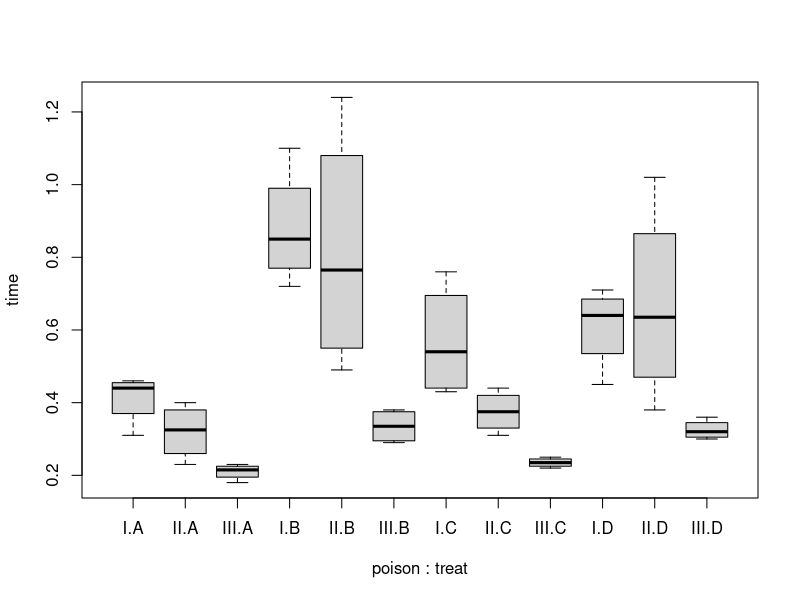
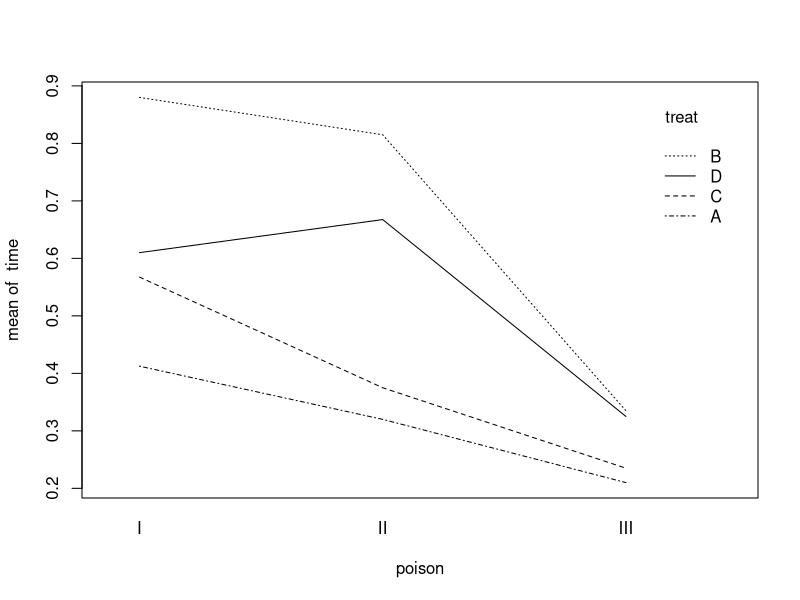
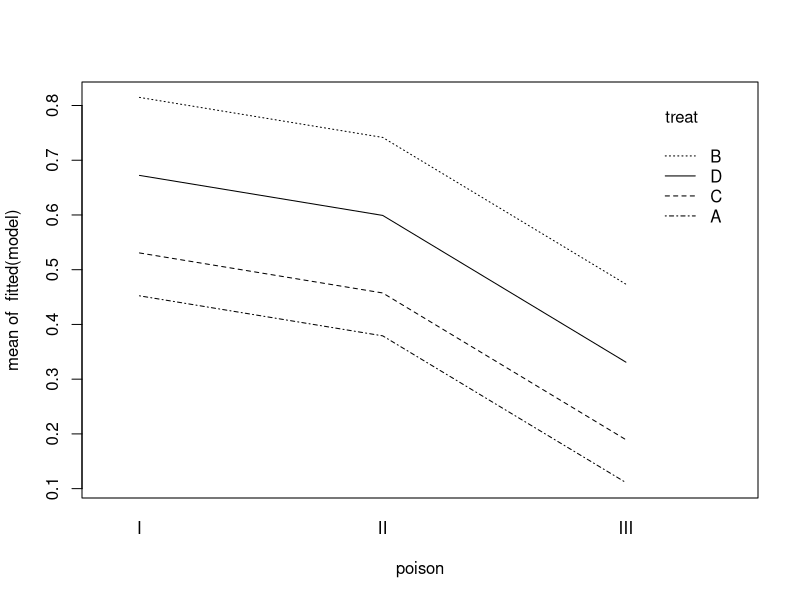

Reproduce these figures in R, in order. (Note: this script raises an error after producing the figures.)
### Question 1

rats<-read.table("ratstime.txt", sep="\t", dec=".", header=TRUE)
attach(rats)

boxplot(time~poison+treat)
interaction.plot(poison,treat, time)


### a)

model<-lm(time~poison+treat, data=rats)
summary(model)

interaction.plot(poison,treat,fitted(model))

newdata<-expand.grid(poison=levels(poison),treat=levels(treat))
Xc<-model.matrix(~poison+treat, data=newdata)
betahat<-coef(model)

xAmean<-(Xc[1,]+Xc[2,]+Xc[3,])/3
xBmean<-(Xc[4,]+Xc[5,]+Xc[6,])/3
xCmean<-(Xc[7,]+Xc[8,]+Xc[9,])/3
xDmean<-(Xc[10,]+Xc[11,]+Xc[12,])/3

xAmean%*%betahat
xBmean%*%betahat
xCmean%*%betahat
xDmean%*%betahat


kAB<-xAmean-xBmean
K<-cbind(kAB)
q<-1
Wald.AB<-(t(t(K)%*%betahat)%*%solve(t(K)%*%vcov(model)%*%K)%*%t(K)%*%betahat)/q
Wald.AB
p.AB<-pf(Wald.AB, 1, summary(model)$df[2], lower.tail = FALSE)
p.AB


kAC<-xAmean-xCmean
K<-cbind(kAC)
q<-1
Wald.AC<-(t(t(K)%*%betahat)%*%solve(t(K)%*%vcov(model)%*%K)%*%t(K)%*%betahat)/q
Wald.AC
p.AC<-pf(Wald.AC, 1, summary(model)$df[2], lower.tail = FALSE)
p.AC

kAD<-xAmean-xDmean
K<-cbind(kAD)
q<-1
Wald.AD<-(t(t(K)%*%betahat)%*%solve(t(K)%*%vcov(model)%*%K)%*%t(K)%*%betahat)/q
Wald.AD
p.AD<-pf(Wald.AD, 1, summary(model)$df[2], lower.tail = FALSE)
p.AD

kBC<-xBmean-xCmean
K<-cbind(kBC)
q<-1
Wald.BC<-(t(t(K)%*%betahat)%*%solve(t(K)%*%vcov(model)%*%K)%*%t(K)%*%betahat)/q
Wald.BC
p.BC<-pf(Wald.BC, 1, summary(model)$df[2], lower.tail = FALSE)
p.BC

kBD<-xBmean-xDmean
K<-cbind(kBD)
q<-1
Wald.BD<-(t(t(K)%*%betahat)%*%solve(t(K)%*%vcov(model)%*%K)%*%t(K)%*%betahat)/q
Wald.BD
p.BD<-pf(Wald.BD, 1, summary(model)$df[2], lower.tail = FALSE)
p.BD

kCD<-xCmean-xDmean
K<-cbind(kCD)
q<-1
Wald.CD<-(t(t(K)%*%betahat)%*%solve(t(K)%*%vcov(model)%*%K)%*%t(K)%*%betahat)/q
Wald.CD
p.CD<-pf(Wald.CD, 1, summary(model)$df[2], lower.tail = FALSE)
p.CD

Wald<-c(Wald.AB,Wald.AC,Wald.AD,Wald.BC,Wald.BD,Wald.CD)
p.value<-c(p.AB,p.AC,p.AD,p.BC,p.BD,p.CD)

Wald
p.value

#

library(multcomp)
K<-cbind(kAB,kAC,kAD,kBC,kBD,kCD)
meanpairwise<-glht(model, linfct=t(K))
summary(meanpairwise)
summary(meanpairwise)$test$tstat^2
Wald


### b)

# predictive hypothesis testing

X<-model.matrix(model)
sigma2<-sigma(model)^2
kt<-t(kAB)
pred<-kt%*%betahat
T.AB<-pred/sqrt(sigma2*(2+(kt)%*%solve(t(X)%*%X)%*%t(kt)))   ### mean(Y)~N(mean(mu), sigma^2)
#k<-3
#T.AB<-pred/sqrt(sigma2/k+sigma2/k+sigma2*(kt)%*%solve(t(X)%*%X)%*%t(kt))   ### mean(Y)~N(mean(mu), sigma^2/k)
T.AB
d.AB<-2*pt(abs(T.AB),df=summary(model)$df[2], lower.tail = FALSE)
d.AB

kt<-t(kAC)
pred<-kt%*%betahat
T.AC<-pred/sqrt(sigma2*(2+(kt)%*%solve(t(X)%*%X)%*%t(kt)))
T.AC
d.AC<-2*pt(abs(T.AC),df=summary(model)$df[2], lower.tail = FALSE)
d.AC

kt<-t(kAD)
pred<-kt%*%betahat
T.AD<-pred/sqrt(sigma2*(2+(kt)%*%solve(t(X)%*%X)%*%t(kt)))
T.AD
d.AD<-2*pt(abs(T.AD),df=summary(model)$df[2], lower.tail = FALSE)
d.AD

kt<-t(kBC)
pred<-kt%*%betahat
T.BC<-pred/sqrt(sigma2*(2+(kt)%*%solve(t(X)%*%X)%*%t(kt)))
T.BC
d.BC<-2*pt(abs(T.BC),df=summary(model)$df[2], lower.tail = FALSE)
d.BC

kt<-t(kBD)
pred<-kt%*%betahat
T.BD<-pred/sqrt(sigma2*(2+(kt)%*%solve(t(X)%*%X)%*%t(kt)))
T.BD
d.BD<-2*pt(abs(T.BD),df=summary(model)$df[2], lower.tail = FALSE)
d.BD

kt<-t(kCD)
pred<-kt%*%betahat
T.CD<-pred/sqrt(sigma2*(2+(kt)%*%solve(t(X)%*%X)%*%t(kt)))
T.CD
d.CD<-2*pt(abs(T.CD),df=summary(model)$df[2], lower.tail = FALSE)
d.CD

T<-c(T.AB,T.AC,T.AD,T.BC,T.BD,T.CD)
d.value<-c(d.AB,d.AC,d.AD,d.BC,d.BD,d.CD)

T
d.value

y<-seq(0,1,0.01)
plot(y,dnorm(y, mean=as.numeric(xAmean%*%betahat), sd=sqrt(sigma2)), type="l", lwd=3)
lines(y,dnorm(y, mean=as.numeric(xBmean%*%betahat), sd=sqrt(sigma2)), col="red", lwd=3)

ya<-rnorm(100000, mean=as.numeric(xAmean%*%betahat), sd=sqrt(sigma2))
yb<-rnorm(100000, mean=as.numeric(xBmean%*%betahat), sd=sqrt(sigma2))

2*(1-sum(ya<yb)/100000)

### Simulation d-value

mu<-2.8
ya<-rnorm(100000, mean=0, sd=1)
yb<-rnorm(100000, mean=mu, sd=1)
y<-seq(-3,5,0.01)
plot(y,dnorm(y, mean=0, sd=1), type="l", lwd=3)
lines(y,dnorm(y, mean=mu, sd=1), col="red", lwd=3)

y<-c(ya,yb)
#x<-rep(0:1, each=10)
x<-rep(0:1, each=100000)
model<-lm(y~x)
anova(model, test="F")

kt<-t(c(0,1))
betahat<-coef(model)
X<-model.matrix(model)
pred<-kt%*%betahat
sigma2<-sigma(model)^2
T<-pred/sqrt(sigma2*(2+(kt)%*%solve(t(X)%*%X)%*%t(kt)))
T
d<-2*pt(abs(T),df=summary(model)$df[2], lower.tail = FALSE)
d

2*(1-sum(ya<yb)/100000)

### c)

main.normal<-glm(time~poison+treat, family=gaussian(link="identity"), data=rats)
main.normalL<-glm(time~poison+treat, family=gaussian(link="log"), data=rats)
main.normalI<-glm(time~poison+treat, family=gaussian(link="inverse"), data=rats)

par(mfrow=c(2,2))
interaction.plot(poison, treat, time)
interaction.plot(poison, treat, fitted(main.normal, type="response"))
interaction.plot(poison, treat, fitted(main.normalL, type="response"))
interaction.plot(poison, treat, fitted(main.normalI, type="response"))

# MSE values

mean(residuals(main.normal, type="response")^2)
mean(residuals(main.normalL, type="response")^2)
mean(residuals(main.normalI, type="response")^2)

AIC(main.normal)
AIC(main.normalL)
AIC(main.normalI)


### Question 2

data<-read.table("Alba.txt", sep="\t", dec=".", header=TRUE)
attach(data)

plot(Dose, DryMatter)
coplot(DryMatter~Dose| Herbicide)


### a)

model<-glm(DryMatter~Dose*Herbicide, family=Gamma(link="inverse"), data=data)
summary(model)

newdata<-data.frame(Dose=50, Herbicide="Glyphosate")
predict(model, newdata=newdata, type="response")

newdata<-expand.grid(Dose=0:700, Herbicide=levels(Herbicide))
pred<-predict(model, newdata=newdata, type="response")

plot(Dose, DryMatter)
lines(newdata$Dose[1:701],pred[1:701], lwd=2)
lines(newdata$Dose[-(1:701)],pred[-(1:701)], lwd=2, col="red")

### b)

newdata<-data.frame(Dose=50, Herbicide="Glyphosate")

pred<-predict(model, newdata=newdata, type="response")
pred

model.matrix(model)
xf<-t(t(c(1,50,1,50)))

phi<-summary(model)$dispersion
Var.Yf<-phi*(pred^2)
D.f<--(pred^2)
Var.ef<-Var.Yf+(D.f^2)*t(xf)%*%vcov(model)%*%xf

lower.yf<-pred-qnorm(0.9)*sqrt(Var.ef)
upper.yf<-pred+qnorm(0.9)*sqrt(Var.ef)

lower.yf
upper.yf

###

newdata<-data.frame(Dose=0:700, Herbicide="Glyphosate")
pred<-predict(model, newdata=newdata, type="response")

Xf<-cbind(1,newdata$Dose,1,newdata$Dose)
Xf

phi<-summary(model)$dispersion
Var.Yf<-phi*(pred^2)
D.f<--(pred^2)
Var.ef<-Var.Yf+(D.f^2)*diag(Xf%*%vcov(model)%*%t(Xf))

lower.yf<-pred-qnorm(0.9)*sqrt(Var.ef)
upper.yf<-pred+qnorm(0.9)*sqrt(Var.ef)


plot(c(0,700),c(0,6), type="n")
points(Dose, DryMatter)
lines(newdata$Dose,pred, lwd=2)
lines(newdata$Dose,lower.yf, lwd=2, col="red")
lines(newdata$Dose,upper.yf, lwd=2, col="red")


### c)

modelIG<-glm(DryMatter~Dose*Herbicide, family=inverse.gaussian(link="1/mu^2"), data=data)
summary(modelIG)

newdata<-data.frame(Dose=50, Herbicide="Glyphosate")

eta<-predict(modelIG, newdata=newdata, type="link", se.fit=TRUE)
link.lowerbound<-eta$fit-qnorm(0.975)*eta$se.fit
link.upperbound<-eta$fit+qnorm(0.975)*eta$se.fit
link.lowerbound
link.upperbound

lower.mu<-sqrt(1/link.upperbound)
upper.mu<-sqrt(1/link.lowerbound)

lower.mu
upper.mu
